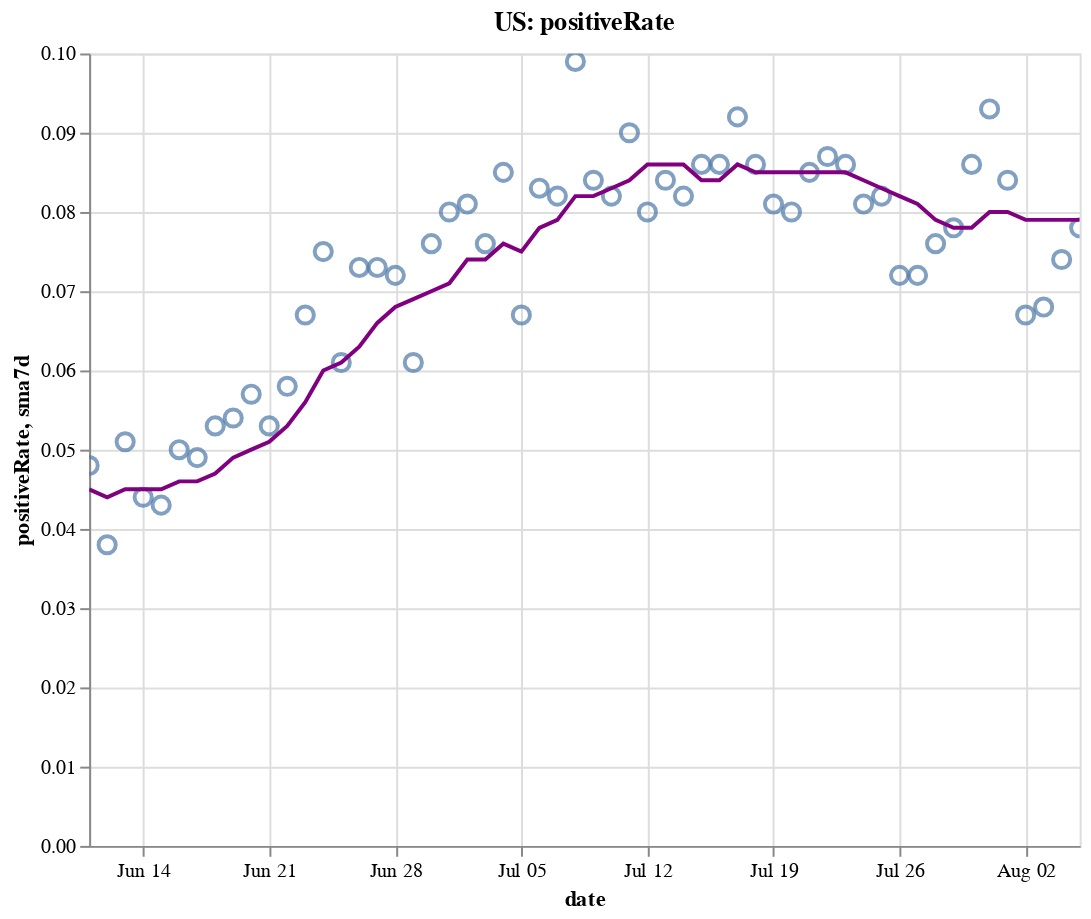

Notebook cell for this chart:
### Code cell
create_plot(us, 'positiveRate')

### Figure 1 — Vega-Lite specification as saved in the notebook (floating-point values rounded to 4 significant figures)
{"config": {"view": {"continuousWidth": 400, "continuousHeight": 300}}, "layer": [{"layer": [{"mark": {"type": "point", "size": 75}, "encoding": {"tooltip": [{"type": "temporal", "field": "date"}, {"type": "quantitative", "field": "positiveRate"}, {"type": "quantitative", "field": "sma7d"}], "x": {"type": "temporal", "field": "date"}, "y": {"type": "quantitative", "field": "positiveRate"}}, "selection": {"selector004": {"type": "interval", "bind": "scales", "encodings": ["x", "y"]}}}, {"mark": {"type": "line", "color": "purple"}, "encoding": {"x": {"type": "temporal", "field": "date"}, "y": {"type": "quantitative", "field": "sma7d"}}}]}, {"mark": {"type": "rule", "color": "#aaa"}, "encoding": {"x": {"type": "temporal", "field": "date"}}, "transform": [{"filter": {"selection": "selector003"}}]}, {"mark": "circle", "encoding": {"opacity": {"condition": {"value": 1, "selection": "selector003"}, "value": 0}, "tooltip": [{"type": "temporal", "field": "date"}, {"type": "quantitative", "field": "positiveRate"}, {"type": "quantitative", "field": "sma7d"}], "x": {"type": "temporal", "field": "date"}, "y": {"type": "quantitative", "field": "positiveRate"}}, "selection": {"selector003": {"type": "single", "encodings": ["x"], "on": "mouseover", "nearest": true, "empty": "none"}}}, {"mark": {"type": "text", "align": "left", "dx": 5, "dy": -5, "stroke": "white", "strokeWidth": 2}, "encoding": {"text": {"type": "quantitative", "field": "positiveRate"}, "tooltip": [{"type": "temporal", "field": "date"}, {"type": "quantitative", "field": "positiveRate"}, {"type": "quantitative", "field": "sma7d"}], "x": {"type": "temporal", "field": "date"}, "y": {"type": "quantitative", "field": "positiveRate"}}, "transform": [{"filter": {"selection": "selector003"}}]}, {"mark": {"type": "text", "align": "left", "dx": 5, "dy": -5}, "encoding": {"text": {"type": "quantitative", "field": "positiveRate"}, "tooltip": [{"type": "temporal", "field": "date"}, {"type": "quantitative", "field": "positiveRate"}, {"type": "quantitative", "field": "sma7d"}], "x": {"type": "temporal", "field": "date"}, "y": {"type": "quantitative", "field": "positiveRate"}}, "transform": [{"filter": {"selection": "selector003"}}]}], "data": {"name": "data-b85225abc8437de95ed8c0187ba65c5f"}, "height": 400, "title": "US: positiveRate", "width": 500, "$schema": "https://vega.github.io/schema/vega-lite/v4.8.1.json", "datasets": {"data-b85225abc8437de95ed8c0187ba65c5f": [{"date": "2020-06-11T00:00:00", "totalTestResultsIncrease": 459500.0, "positiveIncrease": 22030.0, "death": 107600.0, "deathIncrease": 898.0, "positiveRate": 0.048, "state": "US", "sma7d": 0.045}, {"date": "2020-06-12T00:00:00", "totalTestResultsIncrease": 623100.0, "positiveIncrease": 23480.0, "death": 108400.0, "deathIncrease": 772.0, "positiveRate": 0.038, "state": "US", "sma7d": 0.044}, {"date": "2020-06-13T00:00:00", "totalTestResultsIncrease": 496400.0, "positiveIncrease": 25340.0, "death": 109100.0, "deathIncrease": 691.0, "positiveRate": 0.051, "state": "US", "sma7d": 0.045}, {"date": "2020-06-14T00:00:00", "totalTestResultsIncrease": 485200.0, "positiveIncrease": 21370.0, "death": 109400.0, "deathIncrease": 355.0, "positiveRate": 0.044, "state": "US", "sma7d": 0.045}, {"date": "2020-06-15T00:00:00", "totalTestResultsIncrease": 432800.0, "positiveIncrease": 18510.0, "death": 109800.0, "deathIncrease": 380.0, "positiveRate": 0.043, "state": "US", "sma7d": 0.045}, {"date": "2020-06-16T00:00:00", "totalTestResultsIncrease": 464500.0, "positiveIncrease": 23440.0, "death": 110500.0, "deathIncrease": 729.0, "positiveRate": 0.05, "state": "US", "sma7d": 0.046}, {"date": "2020-06-17T00:00:00", "totalTestResultsIncrease": 485300.0, "positiveIncrease": 23870.0, "death": 111300.0, "deathIncrease": 767.0, "positiveRate": 0.049, "state": "US", "sma7d": 0.046}, {"date": "2020-06-18T00:00:00", "totalTestResultsIncrease": 516200.0, "positiveIncrease": 27530.0, "death": 112000.0, "deathIncrease": 704.0, "positiveRate": 0.053, "state": "US", "sma7d": 0.047}, {"date": "2020-06-19T00:00:00", "totalTestResultsIncrease": 574000.0, "positiveIncrease": 31050.0, "death": 112700.0, "deathIncrease": 655.0, "positiveRate": 0.054, "state": "US", "sma7d": 0.049}, {"date": "2020-06-20T00:00:00", "totalTestResultsIncrease": 559200.0, "positiveIncrease": 31990.0, "death": 113300.0, "deathIncrease": 628.0, "positiveRate": 0.057, "state": "US", "sma7d": 0.05}, {"date": "2020-06-21T00:00:00", "totalTestResultsIncrease": 511100.0, "positiveIncrease": 27280.0, "death": 113600.0, "deathIncrease": 292.0, "positiveRate": 0.053, "state": "US", "sma7d": 0.051}, {"date": "2020-06-22T00:00:00", "totalTestResultsIncrease": 466600.0, "positiveIncrease": 27020.0, "death": 113900.0, "deathIncrease": 283.0, "positiveRate": 0.058, "state": "US", "sma7d": 0.053}, {"date": "2020-06-23T00:00:00", "totalTestResultsIncrease": 491700.0, "positiveIncrease": 33020.0, "death": 114600.0, "deathIncrease": 708.0, "positiveRate": 0.067, "state": "US", "sma7d": 0.056}, {"date": "2020-06-24T00:00:00", "totalTestResultsIncrease": 519200.0, "positiveIncrease": 38680.0, "death": 115300.0, "deathIncrease": 724.0, "positiveRate": 0.075, "state": "US", "sma7d": 0.06}, {"date": "2020-06-25T00:00:00", "totalTestResultsIncrease": 637100.0, "positiveIncrease": 39070.0, "death": 117800.0, "deathIncrease": 2501.0, "positiveRate": 0.061, "state": "US", "sma7d": 0.061}, {"date": "2020-06-26T00:00:00", "totalTestResultsIncrease": 606700.0, "positiveIncrease": 44420.0, "death": 118400.0, "deathIncrease": 636.0, "positiveRate": 0.073, "state": "US", "sma7d": 0.063}, {"date": "2020-06-27T00:00:00", "totalTestResultsIncrease": 599400.0, "positiveIncrease": 43780.0, "death": 119000.0, "deathIncrease": 509.0, "positiveRate": 0.073, "state": "US", "sma7d": 0.066}, {"date": "2020-06-28T00:00:00", "totalTestResultsIncrease": 583900.0, "positiveIncrease": 41860.0, "death": 119200.0, "deathIncrease": 271.0, "positiveRate": 0.072, "state": "US", "sma7d": 0.068}, {"date": "2020-06-29T00:00:00", "totalTestResultsIncrease": 646800.0, "positiveIncrease": 39180.0, "death": 119600.0, "deathIncrease": 330.0, "positiveRate": 0.061, "state": "US", "sma7d": 0.069}, {"date": "2020-06-30T00:00:00", "totalTestResultsIncrease": 624100.0, "positiveIncrease": 47460.0, "death": 120200.0, "deathIncrease": 596.0, "positiveRate": 0.076, "state": "US", "sma7d": 0.07}, {"date": "2020-07-01T00:00:00", "totalTestResultsIncrease": 633300.0, "positiveIncrease": 50670.0, "death": 120900.0, "deathIncrease": 701.0, "positiveRate": 0.08, "state": "US", "sma7d": 0.071}, {"date": "2020-07-02T00:00:00", "totalTestResultsIncrease": 662300.0, "positiveIncrease": 53830.0, "death": 121600.0, "deathIncrease": 697.0, "positiveRate": 0.081, "state": "US", "sma7d": 0.074}, {"date": "2020-07-03T00:00:00", "totalTestResultsIncrease": 710900.0, "positiveIncrease": 54220.0, "death": 122100.0, "deathIncrease": 597.0, "positiveRate": 0.076, "state": "US", "sma7d": 0.074}, {"date": "2020-07-04T00:00:00", "totalTestResultsIncrease": 642200.0, "positiveIncrease": 54730.0, "death": 122500.0, "deathIncrease": 306.0, "positiveRate": 0.085, "state": "US", "sma7d": 0.076}, {"date": "2020-07-05T00:00:00", "totalTestResultsIncrease": 681400.0, "positiveIncrease": 45790.0, "death": 122700.0, "deathIncrease": 209.0, "positiveRate": 0.067, "state": "US", "sma7d": 0.075}, {"date": "2020-07-06T00:00:00", "totalTestResultsIncrease": 501200.0, "positiveIncrease": 41600.0, "death": 122900.0, "deathIncrease": 242.0, "positiveRate": 0.083, "state": "US", "sma7d": 0.078}, {"date": "2020-07-07T00:00:00", "totalTestResultsIncrease": 634800.0, "positiveIncrease": 51770.0, "death": 123800.0, "deathIncrease": 922.0, "positiveRate": 0.082, "state": "US", "sma7d": 0.079}, {"date": "2020-07-08T00:00:00", "totalTestResultsIncrease": 629100.0, "positiveIncrease": 62150.0, "death": 124700.0, "deathIncrease": 897.0, "positiveRate": 0.099, "state": "US", "sma7d": 0.082}, {"date": "2020-07-09T00:00:00", "totalTestResultsIncrease": 703000.0, "positiveIncrease": 58840.0, "death": 125600.0, "deathIncrease": 867.0, "positiveRate": 0.084, "state": "US", "sma7d": 0.082}, {"date": "2020-07-10T00:00:00", "totalTestResultsIncrease": 810800.0, "positiveIncrease": 66640.0, "death": 126400.0, "deathIncrease": 854.0, "positiveRate": 0.082, "state": "US", "sma7d": 0.083}, {"date": "2020-07-11T00:00:00", "totalTestResultsIncrease": 698400.0, "positiveIncrease": 63010.0, "death": 127200.0, "deathIncrease": 757.0, "positiveRate": 0.09, "state": "US", "sma7d": 0.084}, {"date": "2020-07-12T00:00:00", "totalTestResultsIncrease": 758300.0, "positiveIncrease": 60980.0, "death": 127700.0, "deathIncrease": 476.0, "positiveRate": 0.08, "state": "US", "sma7d": 0.086}, {"date": "2020-07-13T00:00:00", "totalTestResultsIncrease": 693600.0, "positiveIncrease": 58460.0, "death": 128000.0, "deathIncrease": 327.0, "positiveRate": 0.084, "state": "US", "sma7d": 0.086}, {"date": "2020-07-14T00:00:00", "totalTestResultsIncrease": 770000.0, "positiveIncrease": 62880.0, "death": 128700.0, "deathIncrease": 736.0, "positiveRate": 0.082, "state": "US", "sma7d": 0.086}, {"date": "2020-07-15T00:00:00", "totalTestResultsIncrease": 762000.0, "positiveIncrease": 65380.0, "death": 129600.0, "deathIncrease": 858.0, "positiveRate": 0.086, "state": "US", "sma7d": 0.084}, {"date": "2020-07-16T00:00:00", "totalTestResultsIncrease": 827600.0, "positiveIncrease": 70950.0, "death": 130600.0, "deathIncrease": 974.0, "positiveRate": 0.086, "state": "US", "sma7d": 0.084}, {"date": "2020-07-17T00:00:00", "totalTestResultsIncrease": 837400.0, "positiveIncrease": 77230.0, "death": 131500.0, "deathIncrease": 951.0, "positiveRate": 0.092, "state": "US", "sma7d": 0.086}, {"date": "2020-07-18T00:00:00", "totalTestResultsIncrease": 761600.0, "positiveIncrease": 65180.0, "death": 132400.0, "deathIncrease": 872.0, "positiveRate": 0.086, "state": "US", "sma7d": 0.085}, {"date": "2020-07-19T00:00:00", "totalTestResultsIncrease": 798500.0, "positiveIncrease": 64880.0, "death": 132900.0, "deathIncrease": 526.0, "positiveRate": 0.081, "state": "US", "sma7d": 0.085}, {"date": "2020-07-20T00:00:00", "totalTestResultsIncrease": 711000.0, "positiveIncrease": 56970.0, "death": 133300.0, "deathIncrease": 362.0, "positiveRate": 0.08, "state": "US", "sma7d": 0.085}, {"date": "2020-07-21T00:00:00", "totalTestResultsIncrease": 750200.0, "positiveIncrease": 63640.0, "death": 134300.0, "deathIncrease": 1038.0, "positiveRate": 0.085, "state": "US", "sma7d": 0.085}, {"date": "2020-07-22T00:00:00", "totalTestResultsIncrease": 795500.0, "positiveIncrease": 69150.0, "death": 135400.0, "deathIncrease": 1117.0, "positiveRate": 0.087, "state": "US", "sma7d": 0.085}, {"date": "2020-07-23T00:00:00", "totalTestResultsIncrease": 824400.0, "positiveIncrease": 71030.0, "death": 136500.0, "deathIncrease": 1039.0, "positiveRate": 0.086, "state": "US", "sma7d": 0.085}, {"date": "2020-07-24T00:00:00", "totalTestResultsIncrease": 929800.0, "positiveIncrease": 75190.0, "death": 137700.0, "deathIncrease": 1178.0, "positiveRate": 0.081, "state": "US", "sma7d": 0.084}, {"date": "2020-07-25T00:00:00", "totalTestResultsIncrease": 797600.0, "positiveIncrease": 65410.0, "death": 138700.0, "deathIncrease": 1037.0, "positiveRate": 0.082, "state": "US", "sma7d": 0.083}, {"date": "2020-07-26T00:00:00", "totalTestResultsIncrease": 855800.0, "positiveIncrease": 61710.0, "death": 139200.0, "deathIncrease": 558.0, "positiveRate": 0.072, "state": "US", "sma7d": 0.082}, {"date": "2020-07-27T00:00:00", "totalTestResultsIncrease": 760800.0, "positiveIncrease": 55130.0, "death": 140300.0, "deathIncrease": 1059.0, "positiveRate": 0.072, "state": "US", "sma7d": 0.081}, {"date": "2020-07-28T00:00:00", "totalTestResultsIncrease": 735500.0, "positiveIncrease": 56230.0, "death": 141400.0, "deathIncrease": 1121.0, "positiveRate": 0.076, "state": "US", "sma7d": 0.079}, {"date": "2020-07-29T00:00:00", "totalTestResultsIncrease": 853300.0, "positiveIncrease": 66970.0, "death": 142900.0, "deathIncrease": 1447.0, "positiveRate": 0.078, "state": "US", "sma7d": 0.078}, {"date": "2020-07-30T00:00:00", "totalTestResultsIncrease": 805900.0, "positiveIncrease": 69470.0, "death": 144100.0, "deathIncrease": 1259.0, "positiveRate": 0.086, "state": "US", "sma7d": 0.078}, {"date": "2020-07-31T00:00:00", "totalTestResultsIncrease": 726000.0, "positiveIncrease": 67760.0, "death": 145400.0, "deathIncrease": 1311.0, "positiveRate": 0.093, "state": "US", "sma7d": 0.08}, {"date": "2020-08-01T00:00:00", "totalTestResultsIncrease": 713300.0, "positiveIncrease": 60260.0, "death": 146600.0, "deathIncrease": 1172.0, "positiveRate": 0.084, "state": "US", "sma7d": 0.08}, {"date": "2020-08-02T00:00:00", "totalTestResultsIncrease": 725900.0, "positiveIncrease": 48690.0, "death": 147100.0, "deathIncrease": 515.0, "positiveRate": 0.067, "state": "US", "sma7d": 0.079}, {"date": "2020-08-03T00:00:00", "totalTestResultsIncrease": 731700.0, "positiveIncrease": 49560.0, "death": 147700.0, "deathIncrease": 519.0, "positiveRate": 0.068, "state": "US", "sma7d": 0.079}, {"date": "2020-08-04T00:00:00", "totalTestResultsIncrease": 695600.0, "positiveIncrease": 51570.0, "death": 148800.0, "deathIncrease": 1176.0, "positiveRate": 0.074, "state": "US", "sma7d": 0.079}, {"date": "2020-08-05T00:00:00", "totalTestResultsIncrease": 659600.0, "positiveIncrease": 51770.0, "death": 150200.0, "deathIncrease": 1401.0, "positiveRate": 0.078, "state": "US", "sma7d": 0.079}]}}
